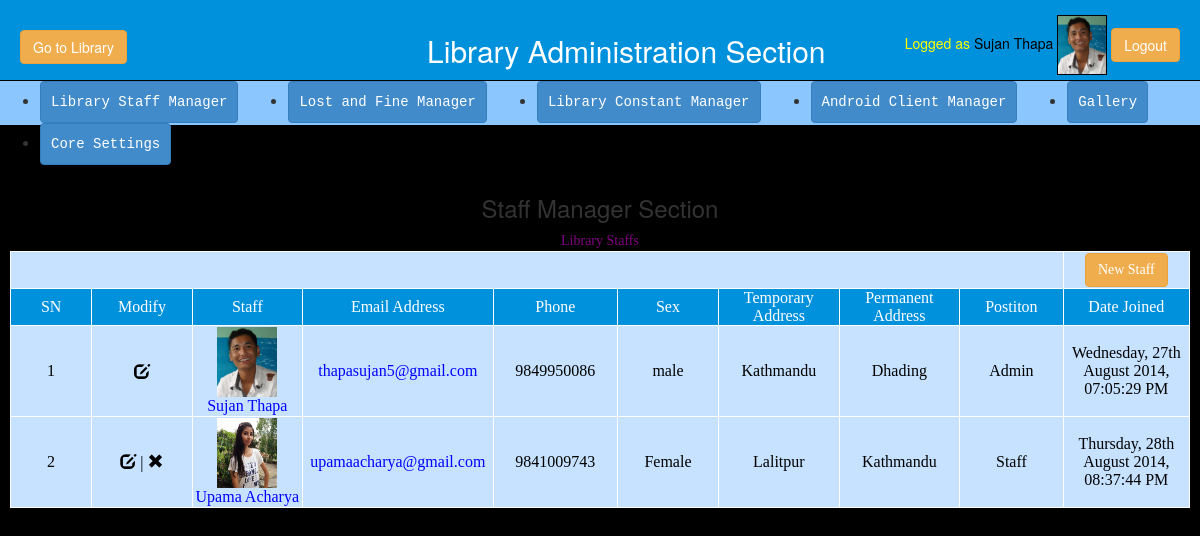
Page /admin/index.php?page=staff-manager (signed in) on the committed database.
### tables this page shows
CREATE TABLE IF NOT EXISTS `staffs_info` (
  `fname` varchar(255) NOT NULL,
  `lname` varchar(255) NOT NULL,
  `email` varchar(255) NOT NULL,
  `password` varchar(255) NOT NULL,
  `phone` varchar(255) NOT NULL,
  `sex` varchar(255) NOT NULL,
  `temporary_address` varchar(255) DEFAULT NULL,
  `permanent_address` varchar(255) DEFAULT NULL,
  `position` varchar(255) DEFAULT NULL,
  `date_joined` varchar(255) NOT NULL,
  `staff_image` varchar(255) NOT NULL,
  PRIMARY KEY (`email`)
);

### admin/pages/staff-manager/list-staff.php (the view, shortened to what this page needs)
<?php include 'includes/dependencies.php';?>
<center>
<div class="listStaffs">
	<center><font color="purple">Library Staffs</font></center>
	<table border="1px" >
     <tr><td colspan="9"></td><td><a href="<?php echo site_url;?>/admin/index.php?page=staff-manager&action=add" class="btn btn-warning"><font color="white">New Staff</font></a></td></tr>
		<tr>
        	<th>
            	SN
            </th>
			<th>
				Modify
			</th>
			<th>
				Staff
            </th>
			<th>
				Email Address
			</th>
			<th>
				Phone
			</th>
			<th>
				Sex
			</th>
			<th>
				Temporary Address
			</th>
			<th>
				Permanent Address
			</th>
			<th>
				Postiton
			</th>
			<th>
				Date Joined
			</th>
          </tr>
          <?php
			$sql = mysql_query("SELECT * from staffs_info");
			if(mysql_num_rows($sql)>0)
        	{
				$sn = 1;
				while($staffs = mysql_fetch_array($sql)){
		  ?>
          <tr>
          	<td>
            	<?php echo $sn++;?>
            </td>
          	<td>
            	<a  id="edit" title="Click to Edit Details" onClick="return edit_staff()" href="<?php echo site_url;?>/admin/index.php?page=staff-manager&action=edit&user=<?php echo $staffs['email'];?>">
                	<span class="glyphicon glyphicon-edit"></span>
                </a> <?php
				if($_SESSION['email'] != $staffs['email'])
				{
					?>
	                 | <a  id="edit" title="Click to Delete Staff Permanently." onClick="return del_staff()" href="<?php echo site_url;?>/admin/index.php?page=staff-manager&action=del&user=<?php echo $staffs['email'];?>">
                    <span class="glyphicon glyphicon-remove"></span>
    	            </a><?php
				}?>
            </td>
            <td>
            	<?php
				$photo = $staffs['staff_image'];
				 ?>
                 <a class="fancybox" href="<?php echo site_url;?>/source/images/staffs/<?php echo $photo;?>">
	                 <img height="70" width="60" src="<?php echo site_url;?>/source/images/staffs/<?php echo $photo;?>" /><br />
                 </a>
                 <a id="link" href="<?php echo site_url;?>/index.php?action=staffdetails&email=<?php echo $staffs['email'];?>">
    	        	<?php echo $staffs['fname']." ".$staffs['lname'];?>
                </a>
            </td>
            <td>
            	<a href="mailto:<?php echo $staffs['email'];?>?subject=Message from WHIST Library"><font color="blue"><?php echo $staffs['email'];?></font></a>
            </td>
            <td>
            	<?php echo $staffs['phone'];?>
            </td>
            <td>
            	<?php echo $staffs['sex'];?>
            </td><td>
            	<?php echo $staffs['temporary_address'];?>
            </td><td>
            	<?php echo $staffs['permanent_address'];?>
            </td><td>
            	<?php echo $staffs['position'];?>
            </td><td>
            	<?php echo $staffs['date_joined'];?>
            </td>
          </tr>
         <?php }}else{
		 	echo '<tr><td colspan="9"><h4>No Users Added Yet</h4></td></tr>';
		 }
		 ?>
       </table>
      </div></center>

### admin/boxes/header.php (shortened to what this page needs)
<div class="header">
     <a title="Back to Library" class="back_link btn btn-warning" href="<?php echo site_url;?>" >Go to Library</a>
     <div class="site_title"> <center><a id="none" href="<?php echo site_url;?>/admin">Library Administration Section</a></center></div>
     <div class="logout_link">
          	<?php
				$email = $_SESSION['email'];
				$data = mysql_fetch_array(mysql_query("SELECT * from staffs_info where email = '$email'"));
			?>
     	<font color="yellow">
        	Logged as
        </font>
        <a title="View Profile" id="edit" href="<?php echo site_url;?>/index.php?action=staffdetails&email=<?php echo $_SESSION['email'];?>" >
        	<?php echo $_SESSION['fname'].' '.$_SESSION['lname'];?>
        </a>
        <a title="Enlarge Image" class="fancybox" href="<?php echo site_url; ?>/source/images/staffs/<?php echo $data['staff_image']; ?>">
	        <img title="Photo" height="60" width="50" src="<?php echo site_url; ?>/source/images/staffs/<?php echo $data['staff_image']; ?>" />
        </a>
	    <a title="Logout" class=" btn btn-warning" href="logout.php" onclick="return logout()" >
        	Logout
        </a>
      </div>
</div>
<div class="menu">
	<ul>
	   <li><a class = "btn btn-primary" href="<?php echo site_url;?>/admin/index.php?page=staff-manager">Library Staff Manager</a></li>
	   <li><a class = "btn btn-primary" href="<?php echo site_url;?>/admin/index.php?page=lostfine-manager">Lost and Fine Manager</a></li>
       <li><a class = "btn btn-primary" href="<?php echo site_url;?>/admin/index.php?page=libcons-manager">Library Constant Manager</a></li>
       <li><a class = "btn btn-primary" href="<?php echo site_url;?>/admin/index.php?page=android-manager">Android Client Manager</a></li>
       <li><a class = "btn btn-primary" href="<?php echo site_url;?>/admin/index.php?page=gallery-manager">Gallery</a></li>
       <li><a class = "btn btn-primary" href="<?php echo site_url;?>/admin/index.php?page=core-manager">Core Settings</a></li>
     </ul>
 </div>

### source/css/admin.css (style rules this page uses)
#none { text-decoration:none; color:white; }
#link { color:blue; }
#edit { color:black; }
.listStaffs { font-family:"Times New Roman", Times, serif; width:auto; }
.listStaffs a { color:white; }
.listStaffs th { background:#0091DD; padding:0px;font-size:16px; color:white; font-weight:normal; text-align:center; border:1px white solid; }
.listStaffs td { background:#C6E2FF;text-align:center; color:black; border:1px white solid; padding:1px; }
body { margin:0 auto; font-family:sans-serif; }
.header { background:#0091dd; height:100px; }
.site_title { margin-left:300px; float:left; margin-top:30; font-size:30px; text-align:center; color:#fff; }
.logout_link { margin-top:15px; float:right; margin-right:20px; color: white; text-decoration:none; }
.logout_link img { border:solid black 1px; }
.back_link { float:left; margin-top:30px; margin-left:20px; font-size:20px; font-weight:bold; color: white; text-decoration:none; }
.menu { background: #8CC6FF; height:44px; margin-top:-9px; }
.menu li { text-align:center; float:left; padding-right:50px; }
.menu li a { font-family:"Courier New", Courier, monospace; color:white; text-decoration: none; padding:10px; }

### source/css/css_1.css (style rules this page uses)
#link { color:blue; }
#edit { color:black; }
.signup_form table th,td { text-align:center;padding:5px; border:1px solid white; font-weight:normal; }
.editmemberdetails_form table th,td { text-align:center; font-weight:normal; border:1px solid white; text-align:center; }
.editbookdetails_form table th,td { text-align:center; font-weight:normal; border:1px solid white; text-align:center; }
.deletemember_form table th,td { text-align:center; padding:10px; width:220px; border:1px solid white; }
.editmember_form table th,td { text-align:center; padding:10px; width:220px;height:50px; border:1px solid white; }
.addmember_form table th,td { text-align:center; width:200px; font-weight:normal; border:1px solid white; text-align:center; }
.deletebook_form table th,td { text-align:center; padding:10px; width:220px; border:1px solid white; }
.editbookinfo table th,td { text-align:center; padding:0px; width:200px;height:auto; border:1px solid white; }
.return table th,td { text-align:center; padding:10px; width:220px; border:1px solid white; }
.issue table th,td { text-align:center; padding:10px; width:220px; border:1px solid white; }
.header { background:#0091DD; height:80px;color:white; width:auto; }
body { background-image:url(../images/background.png); background-repeat:repeat; margin:0 auto; padding:0px; }

### rows in the picture
staffs_info: staff_image (picture), fname "Sujan", lname "Thapa", email "thapasujan5@gmail.com", phone "9849950086", sex "male", temporary_address "Kathmandu", permanent_address "Dhading", position "Admin", date_joined "Wednesday, 27th August 2014, 07:05:29 PM"
staffs_info: staff_image (picture), fname "Upama", lname "Acharya", email "upamaacharya@gmail.com", phone "9841009743", sex "Female", temporary_address "Lalitpur", permanent_address "Kathmandu", position "Staff", date_joined "Thursday, 28th August 2014, 08:37:44 PM"

### other values in the picture
$_SESSION['fname'] "Sujan"
$_SESSION['lname'] "Thapa"
